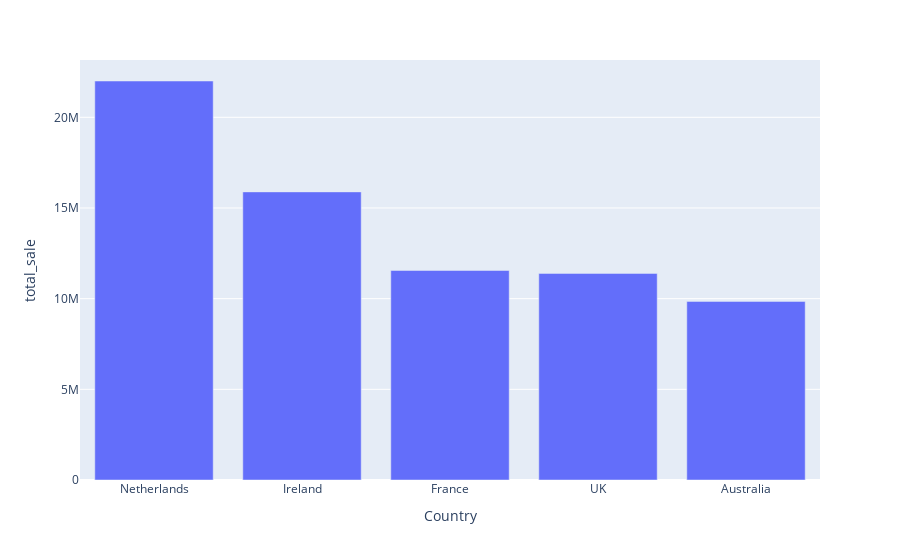

Source (notebook cell):
### Code cell
fig = px.bar(df_topfive, x='Country', y='total_sale')
fig.show()

### Figure 1 — Plotly figure (JSON) as saved in the notebook; plotly's stock layout.template omitted (floating-point values rounded to 4 significant figures)
{"data": [{"alignmentgroup": "True", "hovertemplate": "Country=%{x}<br>total_sale=%{y}<extra></extra>", "legendgroup": "", "marker": {"color": "#636efa", "pattern": {"shape": ""}}, "name": "", "offsetgroup": "", "orientation": "v", "showlegend": false, "textposition": "auto", "type": "bar", "x": ["Netherlands", "Ireland", "France", "UK", "Australia"], "xaxis": "x", "y": [22000000.0, 15890000.0, 11550000.0, 11390000.0, 9849000.0], "yaxis": "y"}], "layout": {"barmode": "relative", "legend": {"tracegroupgap": 0}, "margin": {"t": 60}, "xaxis": {"anchor": "y", "domain": [0, 1], "title": {"text": "Country"}}, "yaxis": {"anchor": "x", "domain": [0, 1], "title": {"text": "total_sale"}}}}
